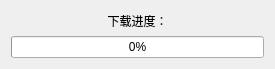
<?xml version="1.0" encoding="UTF-8"?>
<ui version="4.0">
 <class>Form</class>
 <widget class="QWidget" name="Form">
  <property name="geometry">
   <rect>
    <x>0</x>
    <y>0</y>
    <width>275</width>
    <height>69</height>
   </rect>
  </property>
  <property name="windowTitle">
   <string>更新进度</string>
  </property>
  <layout class="QVBoxLayout" name="verticalLayout">
   <item>
    <widget class="QLabel" name="label">
     <property name="text">
      <string>下载进度：</string>
     </property>
     <property name="alignment">
      <set>Qt::AlignCenter</set>
     </property>
    </widget>
   </item>
   <item>
    <widget class="QProgressBar" name="progressBar">
     <property name="value">
      <number>0</number>
     </property>
    </widget>
   </item>
  </layout>
 </widget>
 <resources/>
 <connections/>
</ui>
